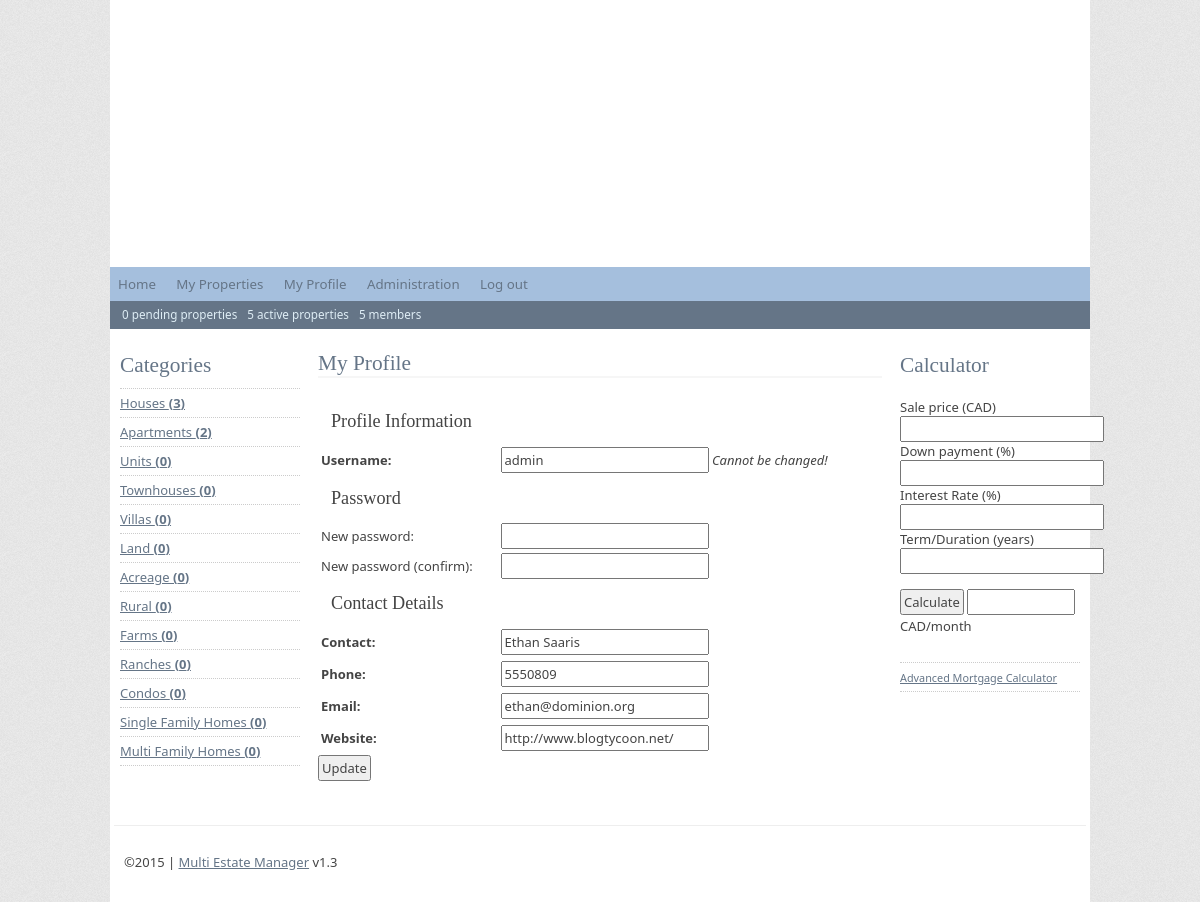
The page /cpanel.php (signed in) on the database its author committed.
### tables this page shows
CREATE TABLE IF NOT EXISTS `categories` (
  `id` mediumint(9) NOT NULL AUTO_INCREMENT,
  `category` text NOT NULL,
  `description` text NOT NULL,
  PRIMARY KEY (`id`)
);

CREATE TABLE IF NOT EXISTS `user` (
  `userid` int(5) NOT NULL AUTO_INCREMENT,
  `username` varchar(20) NOT NULL,
  `password` varchar(32) NOT NULL,
  `salt` varchar(3) NOT NULL,
  `contact` text NOT NULL,
  `phone` text NOT NULL,
  `email` text NOT NULL,
  `url` text NOT NULL,
  `rank` tinyint(4) NOT NULL,
  PRIMARY KEY (`userid`)
);

### cpanel.php (the view, shortened to what this page needs)
<?php include('includes/top.php');?>
<div id="content">
	<?php
	if(is_authed()) {
		echo '<h2>My Profile</h2>';
		$user = $_SESSION['username'];
		$result = mysql_query("SELECT * FROM user WHERE username='$user'");
		$row = mysql_fetch_array($result);
		$username = $row[1];
		$contact = $row[4];
		$phone = $row[5];
		$email = $row[6];
		$url = $row[7];
		?>
		<form action="<?php echo $_SERVER['PHP_SELF'];?>" method="post">
			<table class="display">
				<tr><td colspan="2"><h3>Profile Information</h3></td></tr>
				<tr>
					<td><label for="owner">Username:</label></td>
					<td><input type="text" name="owner" id="owner" style="width:200px" value="<?php echo $username;?>" readonly="readonly" /> <em>Cannot be changed!</em></td>
				</tr>
				<tr><td colspan="2"><h3>Password</h3></td></tr>
				<tr>
					<td>New password:</td>
					<td><input type="password" name="npassword1" id="npassword1" style="width:200px" /></td>
				</tr>
				<tr>
					<td>New password (confirm):</td>
					<td><input type="password" name="npassword2" id="npassword2" style="width:200px" /></td>
				</tr>
				<tr><td colspan="2"><h3>Contact Details</h3></td></tr>
				<tr>
					<td><label for="contact">Contact:</label></td>
					<td><input type="text" name="contact" id="contact" style="width:200px" value="<?php echo $contact;?>" /></td>
				</tr>
				<tr>
					<td><label for="phone">Phone:</label></td>
					<td><input type="text" name="phone" id="phone" style="width:200px" value="<?php echo $phone;?>" /></td>
				</tr>
				<tr>
					<td><label for="email">Email:</label></td>
					<td><input type="text" name="email" id="email" style="width:200px" value="<?php echo $email;?>" /></td>
				</tr>
				<tr>
					<td><label for="url">Website:</label></td>
					<td><input type="text" name="url" id="url" style="width:200px" value="<?php echo $url;?>" /></td>
				</tr>
			</table>
			<input type="submit" name="update" value="Update" />
		</form>
	<?php }
	else restrictedAccess();?>
</div>
<?php include('includes/bottom.php');?>

### includes/sidebar.php
<div id="sidebar">
	<h2>Categories</h2>
	<ul class="subnav">
		<?php
		$result = mysql_query("SELECT * FROM categories ORDER BY id");
		while($row = mysql_fetch_array($result)) {
			$result1 = mysql_query("SELECT * FROM data WHERE category='".$row[1]."' AND approved=1",$database);
			$numres = mysql_num_rows($result1);
			echo '<li><a href="detail-category.php?category='.urlencode($row['category']).'">'.$row['category'].' <strong>('.$numres.')</strong></a></li>';
		}
		?>
	</ul>
</div>
<div id="sidebarright">
	<h2>Calculator</h2>
	<form action="<?php echo $_SERVER['PHP_SELF']; ?>">
		<div>Sale price (<?php echo CURRENCY;?>)<br /><input type="text" name="mcPrice" id="mcPrice" class="mortgageField" /></div>
		<div>Down payment (%)<br /><input type="text" name="mcDown" id="mcDown" class="mortgageField" /></div>
		<div>Interest Rate (%)<br /><input type="text" name="mcRate" id="mcRate" class="mortgageField" /></div>
		<div>Term/Duration (years)<br /><input type="text" name="mcTerm" id="mcTerm" class="mortgageField" /></div>
		<p>
			<input type="submit" id="mortgageCalc" onclick="return false" value="Calculate">
			<input type="text" name="mcPayment" id="mcPayment" class="mortgageAnswer" size="8" /> <?php echo CURRENCY; ?>/month
		</p>
	</form>
	<ul class="subnav">
		<li><a href="calculator-mortgage.php"><small>Advanced Mortgage Calculator</small></a></li>
	</ul>
</div>

### css/default.css (style rules this page uses)
body { font: 13px 'Segoe UI', Helvetica, sans-serif; color: #444444; margin: 20px; background: #eeeeee url('../images/noise.png') repeat; }
a { color: #657587; text-decoration: underline; }
input, select, textarea { font: 13px 'Segoe UI', Helvetica, sans-serif; color: #444; padding: 2px; }
html, body, p, ul, li { margin:0; padding:0; }
#sidebar { width: 180px; padding: 6px; float:left; }
#sidebar h2, #sidebarright h2 { margin:10px 0 10px 0; border:none; }
.subnav { border-top: 1px dotted #CCCCCC; margin-bottom: 16px; }
.subnav li { list-style: none; padding: 5px 5px 5px 0; border-bottom: 1px dotted #CCCCCC; }
#sidebarright { width: 180px; float:right; padding: 6px; }
#content { margin:0 200px 0 200px; padding: 4px; }
p { margin:15px 0; line-height:22px; }
h2 { font-size: 16pt; font-weight: normal; font-family: Georgia, serif; color: #657587; border-bottom: 2px solid #f6f6f6; margin: 10px 0; }
h3 { font:140% Georgia, serif; margin:10px; }
form { padding: 10px 0; }
label { display:block; font-weight:bold; color:#444; margin:5px 0; }
table.display { width: 100%; display: table; }
table.display td { padding: 1px; margin: 0; }

### rows shown on the page
categories: category "Houses", numres "3"
categories: category "Apartments", numres "2"
categories: category "Units", numres "0"
categories: category "Townhouses", numres "0"
categories: category "Villas", numres "0"
categories: category "Land", numres "0"
categories: category "Acreage", numres "0"
categories: category "Rural", numres "0"
categories: category "Farms", numres "0"
categories: category "Ranches", numres "0"
categories: category "Condos", numres "0"
categories: category "Single Family Homes", numres "0"
categories: category "Multi Family Homes", numres "0"
user: owner "admin", contact "Ethan Saaris", phone "5550809", email "ethan@dominion.org", url "http://www.blogtycoon.net/"

### other values the page prints
$numresults_0 "0"
$numresults_1 "5"
$numresults_u "5"
CURRENCY "CAD"
VERSION "1.3"
